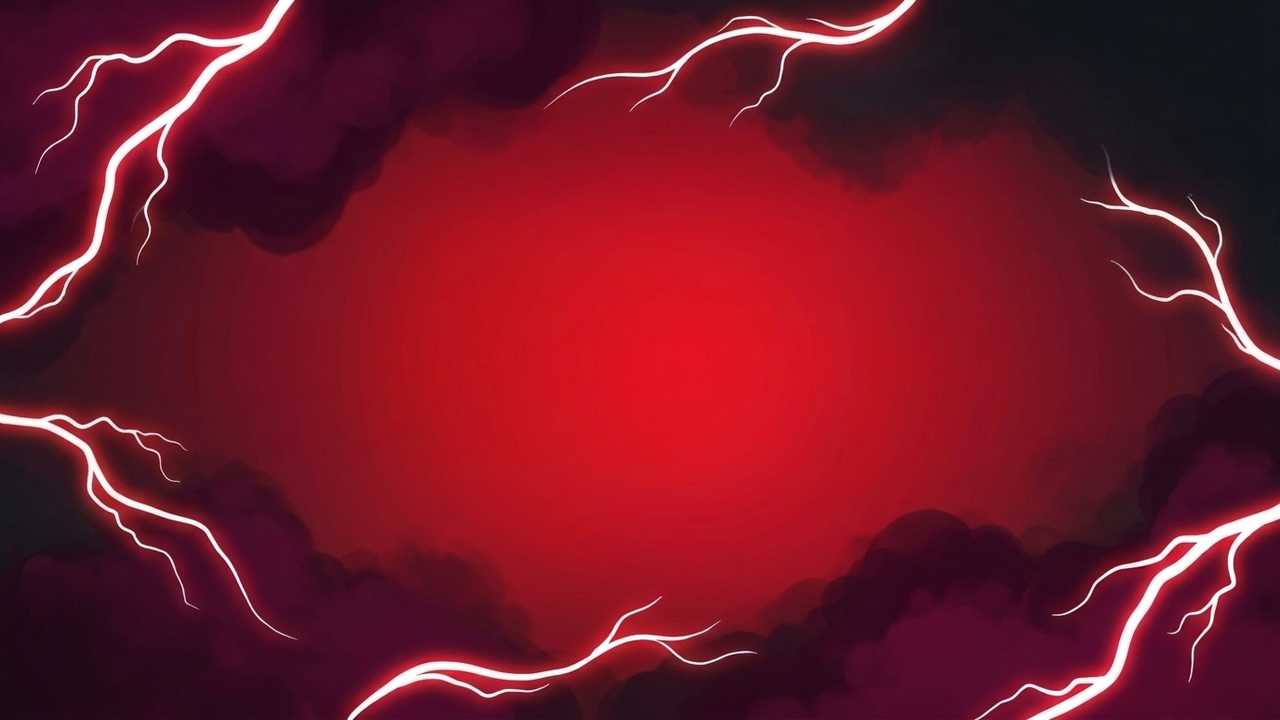
#> input picture canais/bomba-clips/banner/banner-background-limpo-2560x1440.png, 2560 x 1440 px (shown at 1/2 size)
$ python build_banner.py
#> lines starting #> are read from the running program, lines starting #| are printed output that depends on the picture
#> in build, bg is the input picture: shape (1440, 2560, 3); mean B, G, R 39.5, 23.6, 111.8
from __future__ import annotations

import subprocess
from pathlib import Path

import cv2
import numpy as np


def _resolve_ffmpeg() -> str:
    local = Path(".venv/bin/ffmpeg")
    if local.is_file():
        return str(local.resolve())
    return "ffmpeg"


def _add_subtle_inner_atmosphere(canvas: np.ndarray) -> np.ndarray:
    """Bring subtle dark-crimson smoke wisps and soft white energy arcs into safe-band flanks."""
    h, w = canvas.shape[:2]
#> h = 1440; w = 2560
    yy, xx = np.mgrid[0:h, 0:w].astype(np.float32)

    # Subtle dark-wine smoke clouds along left & right flanks of the 2560x423 / 1546x423 band
    smoke_mask = np.zeros((h, w), dtype=np.float32)
    clouds = [
        (430, 560, 260, 140, 0.38),
        (540, 860, 220, 120, 0.30),
        (2130, 570, 270, 145, 0.38),
        (2020, 875, 240, 130, 0.34),
        (1820, 535, 190, 95, 0.22),
        (820, 910, 210, 95, 0.22),
    ]
    for cx, cy, rx, ry, strength in clouds:
        d = ((xx - cx) / rx) ** 2 + ((yy - cy) / ry) ** 2
        smoke_mask += np.exp(-d * 1.45) * strength
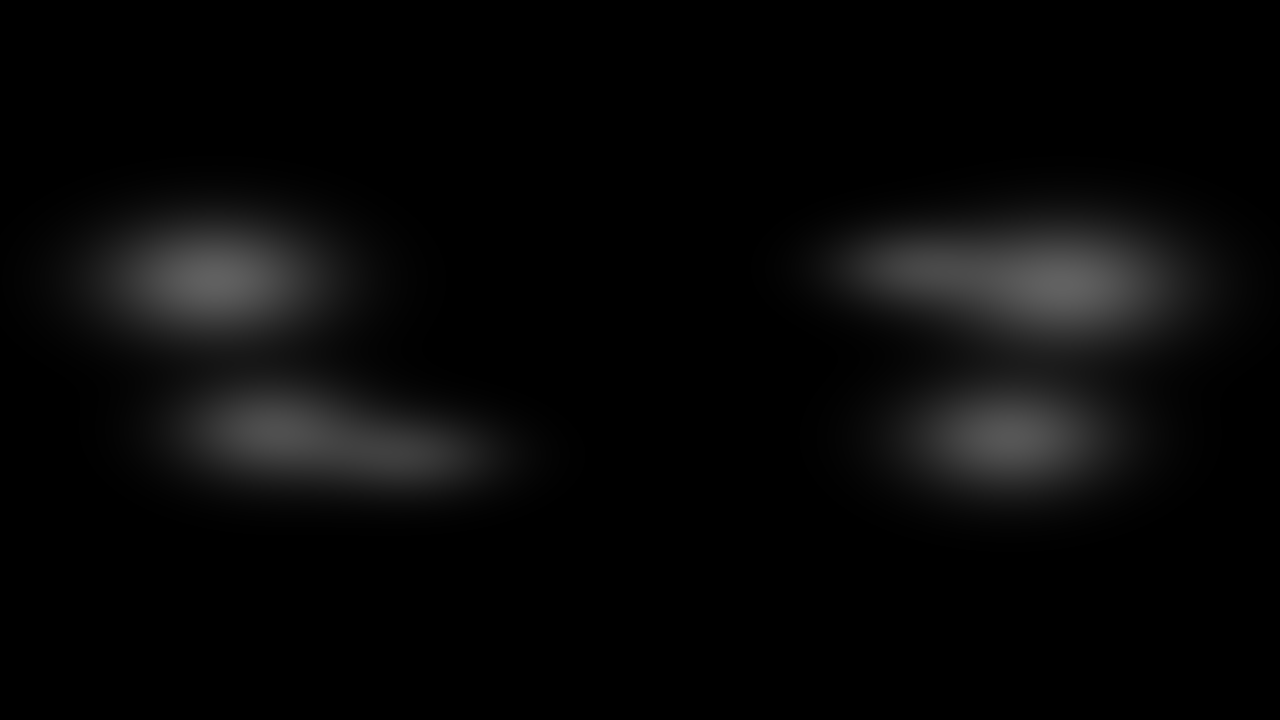
#> smoke_mask: shape (1440, 2560) float32 (shown at 1/2 size); min 1.04e-20, max 0.384, mean 0.0326
    smoke_mask = np.clip(smoke_mask, 0.0, 0.58)[:, :, None]
    smoke_color = np.array([28.0, 6.0, 52.0], dtype=np.float32).reshape((1, 1, 3))
    out = canvas * (1.0 - smoke_mask) + smoke_color * smoke_mask
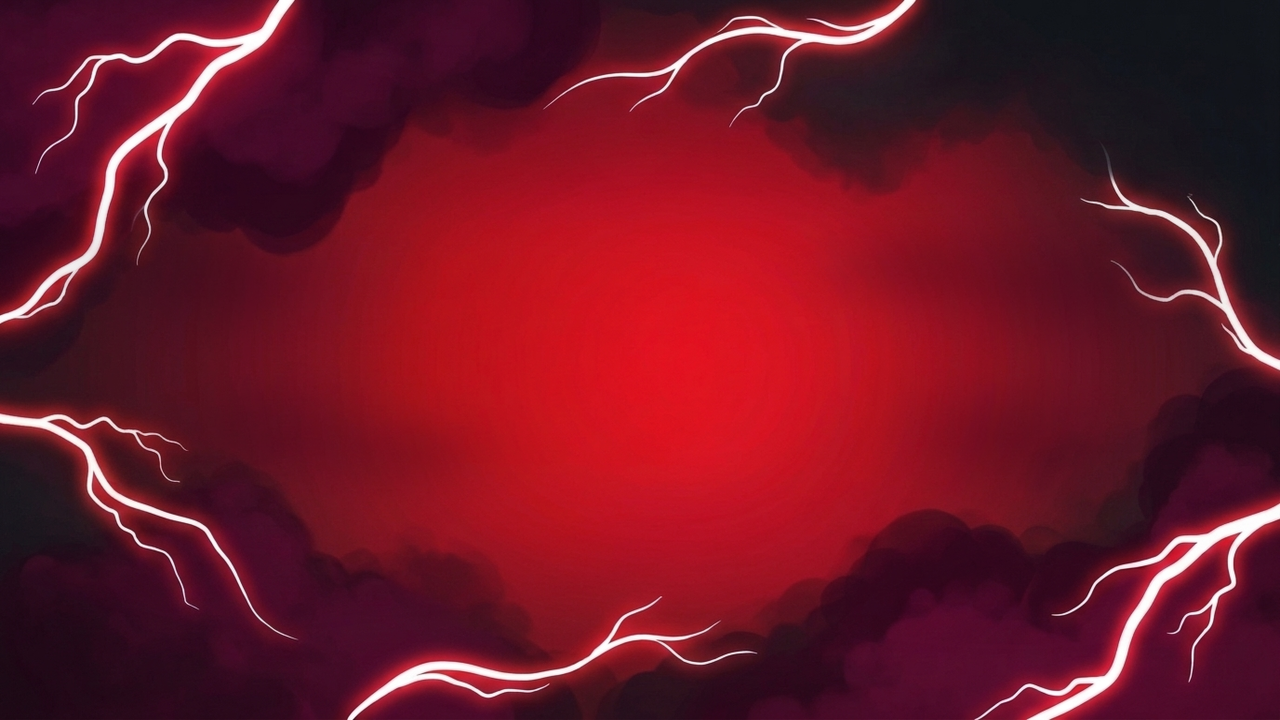
#> out: shape (1440, 2560, 3) float32 (shown at 1/2 size); mean B, G, R 39.2, 22.8, 109.4
    return out


def build() -> None:
    bg_src = Path("canais/bomba-clips/banner/banner-background-limpo-2560x1440.png")
    mascot_src = Path("canais/bomba-clips/avatar/mascote-bomba-transparente.png")
    out_dir = Path("canais/bomba-clips/banner")
    out_dir.mkdir(parents=True, exist_ok=True)

    bg = cv2.imdecode(np.fromfile(str(bg_src), dtype=np.uint8), cv2.IMREAD_COLOR)
    bg_2560 = cv2.resize(bg, (2560, 1440), interpolation=cv2.INTER_LANCZOS4).astype(np.float32)
    canvas = _add_subtle_inner_atmosphere(bg_2560)

    # Render crisp vector lockup (BOMBA CLIPS + 5 social sticker icons + @BOMBACLIPS)
    svg = """<svg xmlns="http://www.w3.org/2000/svg" width="2560" height="1440" viewBox="0 0 2560 1440">
  <defs>
    <linearGradient id="igGrad" x1="0%" y1="100%" x2="100%" y2="0%">
      <stop offset="0%" stop-color="#feda75"/>
      <stop offset="25%" stop-color="#fa7e1e"/>
      <stop offset="55%" stop-color="#d62976"/>
      <stop offset="80%" stop-color="#962fbf"/>
      <stop offset="100%" stop-color="#4f5bd5"/>
    </linearGradient>
  </defs>

  <g transform="translate(1430, 700) rotate(-2.2)">
    <text x="8" y="11" text-anchor="middle" font-family="Ubuntu, sans-serif" font-weight="900" font-style="italic" letter-spacing="-3" font-size="146" fill="#0a0a0d" stroke="#0a0a0d" stroke-width="26" stroke-linejoin="round">BOMBA CLIPS</text>
    <text x="0" y="0" text-anchor="middle" font-family="Ubuntu, sans-serif" font-weight="900" font-style="italic" letter-spacing="-3" font-size="146" fill="#ffffff" stroke="#0a0a0d" stroke-width="22" stroke-linejoin="round" paint-order="stroke">BOMBA CLIPS</text>
  </g>

  <g transform="translate(965, 772)">
    <g transform="translate(0, 0)">
      <rect x="3" y="4" width="64" height="64" rx="16" fill="#0a0a0d"/>
      <rect x="0" y="0" width="64" height="64" rx="16" fill="url(#igGrad)" stroke="#0a0a0d" stroke-width="6"/>
      <rect x="15" y="15" width="34" height="34" rx="10" fill="none" stroke="#ffffff" stroke-width="4.5"/>
      <circle cx="32" cy="32" r="8.5" fill="none" stroke="#ffffff" stroke-width="4.5"/>
      <circle cx="42.5" cy="21.5" r="2.8" fill="#ffffff"/>
    </g>

    <g transform="translate(78, 0)">
      <rect x="3" y="4" width="64" height="64" rx="16" fill="#0a0a0d"/>
      <rect x="0" y="0" width="64" height="64" rx="16" fill="#111318" stroke="#0a0a0d" stroke-width="6"/>
      <path d="M37 15v23a8.5 8.5 0 1 1-6.5-8.2v5.8a3.5 3.5 0 1 0 2.5 3.4V15h5.2c1.2 4.5 4.4 7.7 8.8 8.7v5.5c-4-.4-7.5-2-10-4.7z" transform="translate(-2,1)" fill="#25f4ee"/>
      <path d="M37 15v23a8.5 8.5 0 1 1-6.5-8.2v5.8a3.5 3.5 0 1 0 2.5 3.4V15h5.2c1.2 4.5 4.4 7.7 8.8 8.7v5.5c-4-.4-7.5-2-10-4.7z" transform="translate(2,-1)" fill="#fe2c55"/>
      <path d="M37 15v23a8.5 8.5 0 1 1-6.5-8.2v5.8a3.5 3.5 0 1 0 2.5 3.4V15h5.2c1.2 4.5 4.4 7.7 8.8 8.7v5.5c-4-.4-7.5-2-10-4.7z" fill="#ffffff"/>
    </g>

    <g transform="translate(156, 0)">
      <rect x="3" y="4" width="64" height="64" rx="16" fill="#0a0a0d"/>
      <rect x="0" y="0" width="64" height="64" rx="16" fill="#1877f2" stroke="#0a0a0d" stroke-width="6"/>
      <path d="M36 53V34h6.4l1-7.4H36v-4.7c0-2.1.6-3.6 3.7-3.6h4V11.7c-.7-.1-3-.3-5.7-.3-5.6 0-9.5 3.4-9.5 9.8v5.4h-6.4V34h6.4v19z" fill="#ffffff"/>
    </g>

    <g transform="translate(234, 0)">
      <rect x="3" y="4" width="64" height="64" rx="16" fill="#0a0a0d"/>
      <rect x="0" y="0" width="64" height="64" rx="16" fill="#ff5a00" stroke="#0a0a0d" stroke-width="6"/>
      <rect x="14" y="21" width="24" height="22" rx="6" fill="#ffffff"/>
      <polygon points="40,26 51,20 51,44 40,38" fill="#ffffff"/>
      <circle cx="22" cy="17" r="5.5" fill="#ffffff"/>
      <circle cx="33" cy="17" r="4.5" fill="#ffffff"/>
    </g>

    <g transform="translate(312, 0)">
      <rect x="3" y="4" width="82" height="64" rx="16" fill="#0a0a0d"/>
      <rect x="0" y="0" width="82" height="64" rx="16" fill="#ff0000" stroke="#0a0a0d" stroke-width="6"/>
      <polygon points="33,19 33,45 55,32" fill="#ffffff"/>
    </g>

    <g transform="translate(418, 49)">
      <text x="4" y="5" font-family="Ubuntu Sans, sans-serif" font-weight="900" font-size="48" letter-spacing="1" fill="#0a0a0d" stroke="#0a0a0d" stroke-width="11" stroke-linejoin="round">@BOMBACLIPS</text>
      <text x="0" y="0" font-family="Ubuntu Sans, sans-serif" font-weight="900" font-size="48" letter-spacing="1" fill="#ffffff" stroke="#0a0a0d" stroke-width="10" stroke-linejoin="round" paint-order="stroke">@BOMBACLIPS</text>
    </g>
  </g>
</svg>"""
    svg_path = Path("/tmp/bomba_lockup.svg")
    overlay_png = Path("/tmp/bomba_lockup.png")
#> (the run stopped early here; a loop or call above may not have finished)
